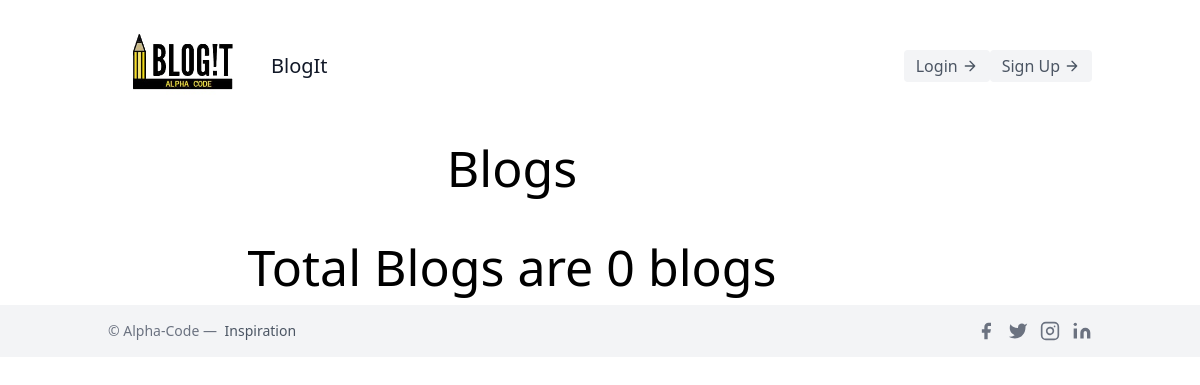
Page /all_blogs/ on the earlier database version.
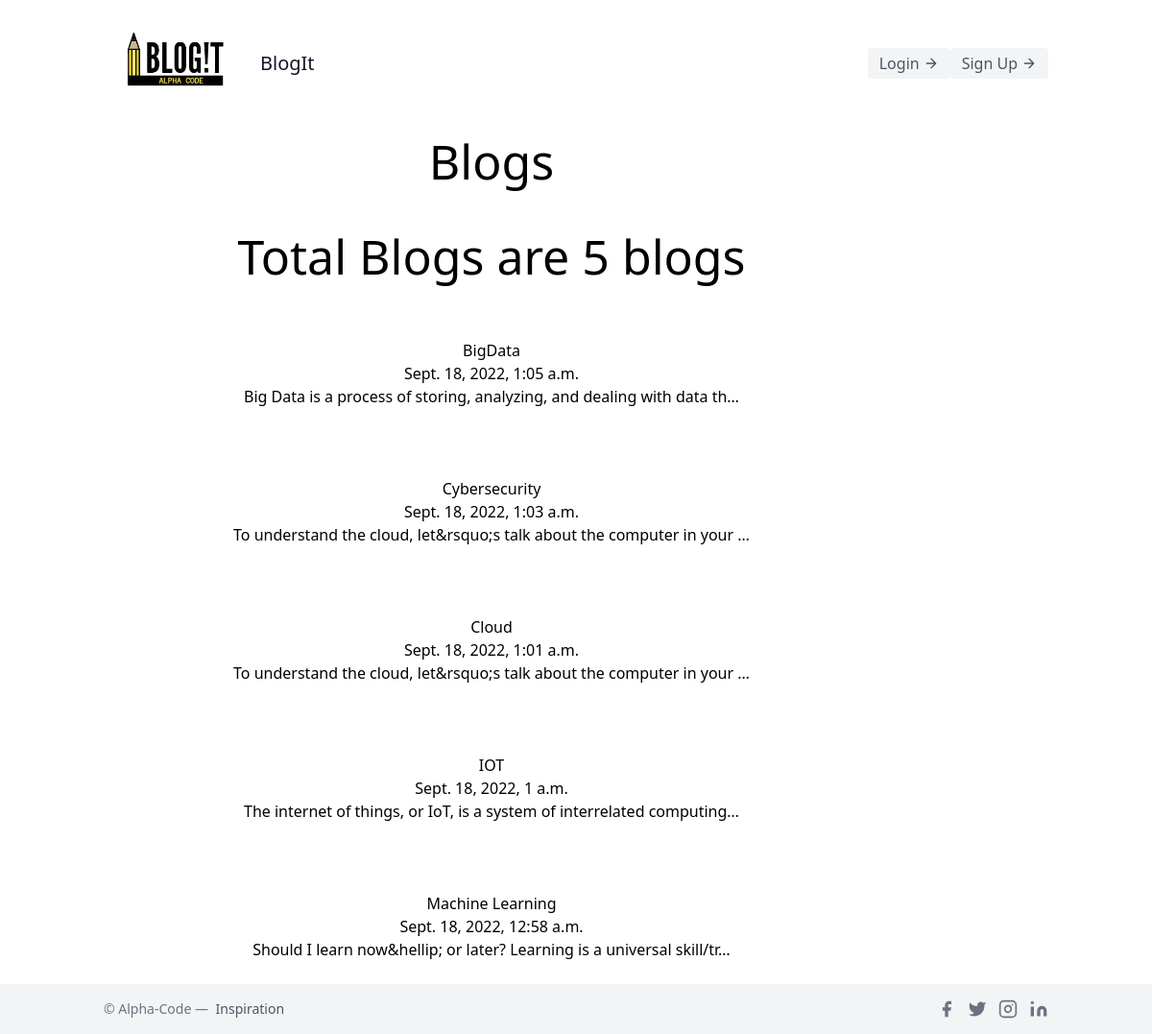
Same page on the later database version.
### blog/models.py (models this page shows, shortened)
class Blog(models.Model):
    title=models.CharField(max_length=100)
    image=models.ImageField(upload_to='blog/images/')
    description=RichTextField(blank=True,null=True)
    date=models.DateTimeField(auto_now_add=True)
    user=models.ForeignKey(User, on_delete=models.CASCADE)

### blog/views.py (the view)
# urls.py: path('all_blogs/', views.all_blogs, name='all_blogs'),
def all_blogs(request):
    blogs= Blog.objects.order_by('-date')
    return render(request, 'blog/all_blogs.html', {'blogs':blogs})

### blog/templates/blog/all_blogs.html
{% extends 'blog/base.html' %}
{% block content %}
<div class="container text-center">
    <h1 style="font-size: 50px;">Blogs</h1>
    <br>
    <h2 style="font-size: 50px;">Total Blogs are {{blogs.count}} blog{{ blogs.count|pluralize}}</h2>
    {% for blog in blogs %}
    <br>
    <br>
    <a href="{% url 'detail' blog.id %}"><h2>{{ blog.title }}</h2></a>
    <h5>{{ blog.date }}</h5>
    <p>{{ blog.description|striptags|truncatechars:70 }}</p>
    <br>
    {% endfor %}
</div>
{% endblock %}

### blog/templates/blog/base.html (shortened to what this page needs)
{% load static %}
  <!DOCTYPE html>
  <html lang="en">
  <head>
      <link href="https://unpkg.com/tailwindcss@^2/dist/tailwind.min.css" rel="stylesheet">
      <header class="text-gray-600 body-font">
          <div class="container mx-auto flex flex-wrap p-5 flex-col md:flex-row items-center">
            <a class="flex title-font font-medium items-center text-gray-900 mb-4 md:mb-0" href="{% url 'home' %}">
              <img src="{% static 'blog/Logo.png' %}" width="151" height="206" class="d-inline-block align-top">
              <span class="ml-3 text-xl">BlogIt</span>
            </a>
            <nav class="md:ml-auto flex flex-wrap items-center text-base justify-center">
              {% if user.is_authenticated %}
              Hi {{user.username}}!&nbsp;&nbsp;&nbsp;&nbsp;
              <a href ="{% url 'all_blogs' %}"class="mr-5 hover:text-black-900">Read</a>
              <a href ="{% url 'createblog' %}"class="mr-5 hover:text-black-900">Post</a>
              <form action="{% url 'logoutuser' %}" method="POST">
                {% csrf_token %}
                <button Type="submit">Logout</button>
              </form>
              {% else %}
              <a href="{% url 'loginuser' %}" target="_blank"> <button class="inline-flex items-center bg-gray-100 border-0 py-1 px-3 focus:outline-none hover:bg-blue-600 rounded text-base mt-4 md:mt-0">Login
                <svg fill="none" stroke="currentColor" stroke-linecap="round" stroke-linejoin="round" stroke-width="2" class="w-4 h-4 ml-1" viewBox="0 0 24 24">
                  <path d="M5 12h14M12 5l7 7-7 7"></path>
                </svg>
              </button></a>
              <a href="{% url 'signupuser' %}" target="_blank"> <button class="inline-flex items-center bg-gray-100 border-0 py-1 px-3 focus:outline-none hover:bg-blue-600 rounded text-base mt-4 md:mt-0">Sign Up
                <svg fill="none" stroke="currentColor" stroke-linecap="round" stroke-linejoin="round" stroke-width="2" class="w-4 h-4 ml-1" viewBox="0 0 24 24">
                  <path d="M5 12h14M12 5l7 7-7 7"></path>
                </svg>
              </button></a>
              {%endif%}
            </nav>
          </div>
        </header>
  </head>
  <body>
    {% block content %}
    {% endblock %}
    <footer class="text-gray-600 body-font">
      <div class="bg-gray-100">
        <div class="container mx-auto py-4 px-5 flex flex-wrap flex-col sm:flex-row">
          <p class="text-gray-500 text-sm text-center sm:text-left">© Alpha-Code —
            <a href="https://twitter.com/knyttneve" rel="noopener noreferrer" class="text-gray-600 ml-1" target="_blank">Inspiration</a>
          </p>
          <span class="inline-flex sm:ml-auto sm:mt-0 mt-2 justify-center sm:justify-start">
            <a class="text-gray-500">
              <svg fill="currentColor" stroke-linecap="round" stroke-linejoin="round" stroke-width="2" class="w-5 h-5" viewBox="0 0 24 24">
                <path d="M18 2h-3a5 5 0 00-5 5v3H7v4h3v8h4v-8h3l1-4h-4V7a1 1 0 011-1h3z"></path>
              </svg>
            </a>
            <a class="ml-3 text-gray-500">
              <svg fill="currentColor" stroke-linecap="round" stroke-linejoin="round" stroke-width="2" class="w-5 h-5" viewBox="0 0 24 24">
                <path d="M23 3a10.9 10.9 0 01-3.14 1.53 4.48 4.48 0 00-7.86 3v1A10.66 10.66 0 013 4s-4 9 5 13a11.64 11.64 0 01-7 2c9 5 20 0 20-11.5a4.5 4.5 0 00-.08-.83A7.72 7.72 0 0023 3z"></path>
              </svg>
            </a>
            <a class="ml-3 text-gray-500">
              <svg fill="none" stroke="currentColor" stroke-linecap="round" stroke-linejoin="round" stroke-width="2" class="w-5 h-5" viewBox="0 0 24 24">
                <rect width="20" height="20" x="2" y="2" rx="5" ry="5"></rect>
                <path d="M16 11.37A4 4 0 1112.63 8 4 4 0 0116 11.37zm1.5-4.87h.01"></path>
              </svg>
            </a>
            <a class="ml-3 text-gray-500">
              <svg fill="currentColor" stroke="currentColor" stroke-linecap="round" stroke-linejoin="round" stroke-width="0" class="w-5 h-5" viewBox="0 0 24 24">
                <path stroke="none" d="M16 8a6 6 0 016 6v7h-4v-7a2 2 0 00-2-2 2 2 0 00-2 2v7h-4v-7a6 6 0 016-6zM2 9h4v12H2z"></path>
                <circle cx="4" cy="4" r="2" stroke="none"></circle>
              </svg>
            </a>
          </span>
        </div>
      </div>
    </footer>
  </body>
  </html>

Differences in the rows shown:
added Blog: title "BigData", date "Sept. 18, 2022, 1:05 a.m.", description "Big Data is a process of storing, analyzing, and dealing with data th…"
added Blog: title "Cybersecurity", date "Sept. 18, 2022, 1:03 a.m.", description "To understand the cloud, let&rsquo;s talk about the computer in your …"
added Blog: title "Cloud", date "Sept. 18, 2022, 1:01 a.m.", description "To understand the cloud, let&rsquo;s talk about the computer in your …"
added Blog: title "IOT", date "Sept. 18, 2022, 1 a.m.", description "The internet of things, or IoT, is a system of interrelated computing…"
added Blog: title "Machine Learning", date "Sept. 18, 2022, 12:58 a.m.", description "Should I learn now&hellip; or later? Learning is a universal skill/tr…"
Other differences:
{{ blogs.count }}: "0" → "5"
